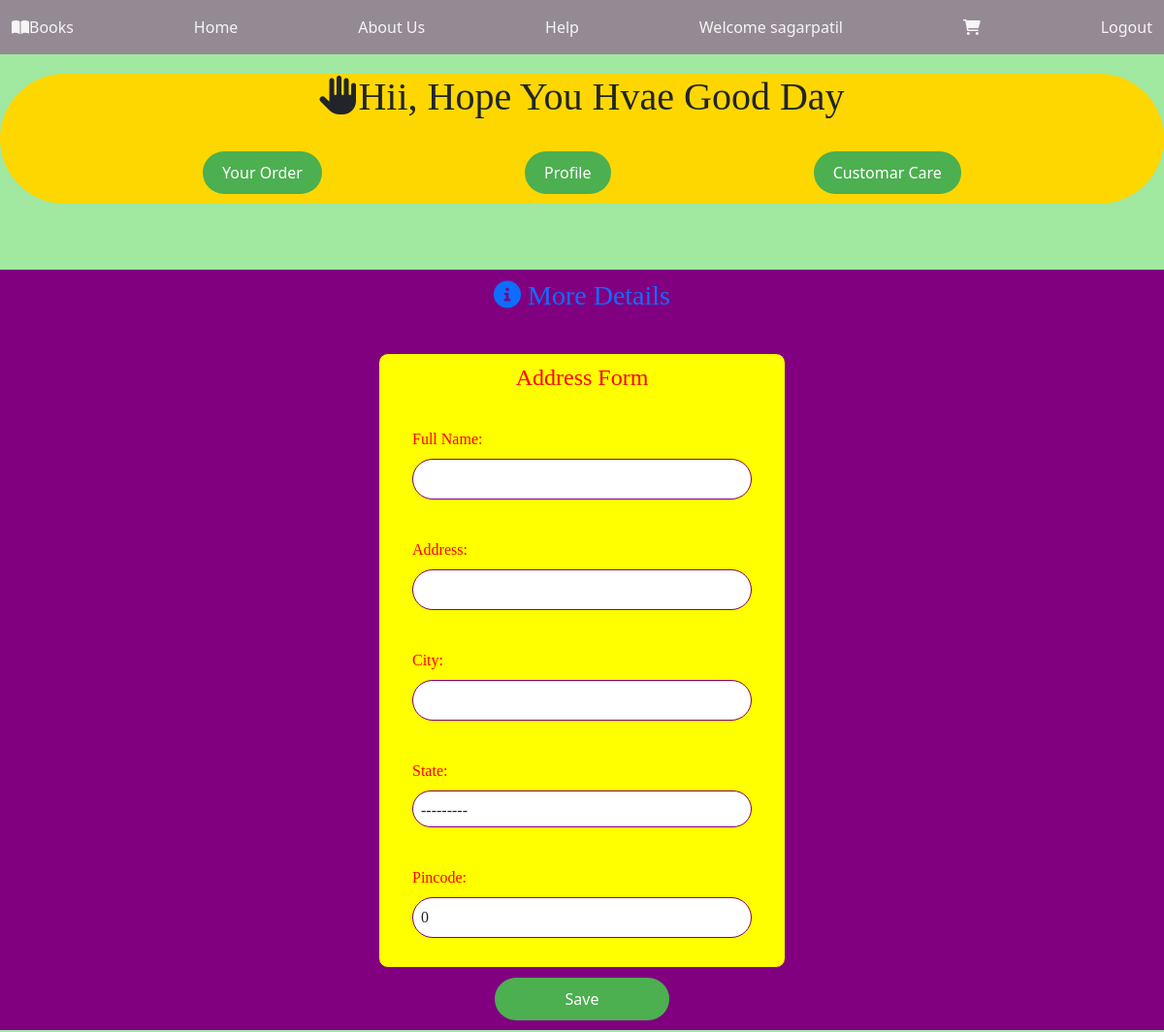
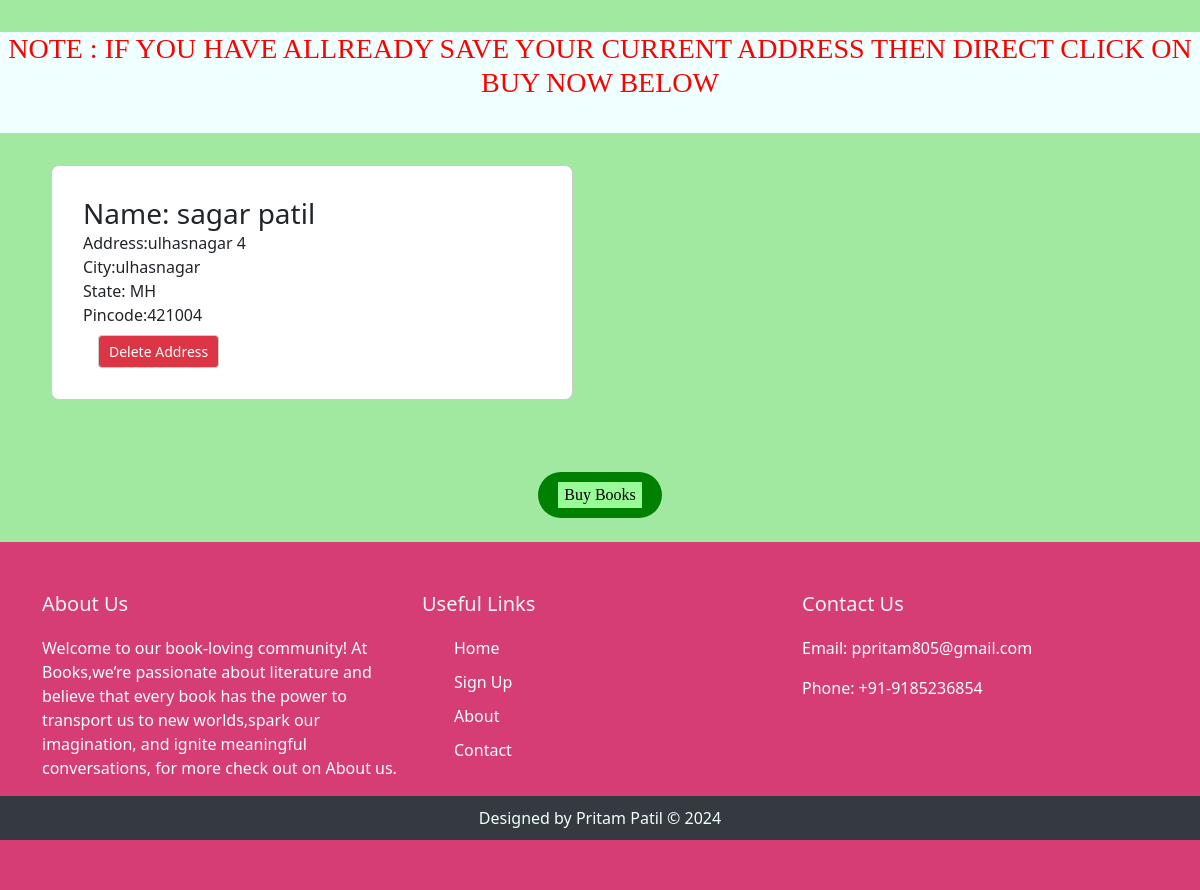
/adress (signed in), run on the app's committed database (2 pictures, top to bottom).
### suggestion/models.py (models this page shows, shortened)
class Customer(models.Model):
    STATE_CHOICES = [
        ('AP', 'Andhra Pradesh'),
        ('AR', 'Arunachal Pradesh'),
        ('AS', 'Assam'),
        ('BR', 'Bihar'),
        ('CT', 'Chhattisgarh'),
        ('GA', 'Goa'),
        ('GJ', 'Gujarat'),
        ('HR', 'Haryana'),
        ('HP', 'Himachal Pradesh'),
        ('JH', 'Jharkhand'),
        ('KA', 'Karnataka'),
        ('KL', 'Kerala'),
        ('MP', 'Madhya Pradesh'),
        ('MH', 'Maharashtra'),
        ('MN', 'Manipur'),
        ('ML', 'Meghalaya'),
        ('MZ', 'Mizoram'),
        ('NL', 'Nagaland'),
        ('OR', 'Odisha'),
        ('PB', 'Punjab'),
        ('RJ', 'Rajasthan'),
        ('SK', 'Sikkim'),
        ('TN', 'Tamil Nadu'),
        ('TG', 'Telangana'),
        ('TR', 'Tripura'),
        ('UP', 'Uttar Pradesh'),
        ('UK', 'Uttarakhand'),
        ('WB', 'West Bengal'),
        ('AN', 'Andaman and Nicobar Islands'),
        ('CH', 'Chandigarh'),
        ('DN', 'Dadra and Nagar Haveli and Daman and Diu'),
        ('DL', 'Delhi'),
        ('JK', 'Jammu and Kashmir'),
        ('LA', 'Ladakh'),
        ('LD', 'Lakshadweep'),
        ('PY', 'Puducherry'),
    ]
    user = models.ForeignKey(User, on_delete=models.CASCADE)  # we have created Many-to-one relationship i.e multiple order can be done by one user
    name = models.CharField(max_length=100)
    address = models.CharField(max_length=100)
    city = models.CharField(max_length=100)
    state = models.CharField(max_length=2, choices=STATE_CHOICES)
    pincode = models.IntegerField(
        default=0,
        blank=True,
        null=True,
    )

### suggestion/views.py (the view)
# urls.py: path('adress', v.address, name='address'),
def address(request):
    if request.method == 'POST':
        mf = CustomerForm(request.POST)
        if mf.is_valid():
            user = request.user
            name = mf.cleaned_data['name']
            address = mf.cleaned_data['address']
            city = mf.cleaned_data['city']
            state = mf.cleaned_data['state']
            pincode = mf.cleaned_data['pincode']
            Customer(user=user, name=name, address=address, city=city, state=state, pincode=pincode).save()
            return redirect('address')
    else:
        mf = CustomerForm()
        address = Customer.objects.filter(user=request.user)
    return render(request, 'suggestion/address.html', {'mf': mf, 'address': address})

### suggestion/forms.py
class CustomerForm(forms.ModelForm):
    class Meta:
        model = Customer
        fields=['name','address','city','state','pincode']
        labels ={'name':'Full Name'}
        widgets= {'name':forms.TextInput(attrs={'class':'form-control'}),
                  'address':forms.TextInput(attrs={'class':'form-control'}),
                  'city':forms.TextInput(attrs={'class':'form-control'}),
                  'state':forms.Select(attrs={'class':'form-control'}),
                  'pincode':forms.NumberInput(attrs={'class':'form-control'}),
                  }

### suggestion/templates/suggestion/address.html (shortened to what this page needs)
<!DOCTYPE html>
{% load static %}
<html lang="en">
<head>
    <link rel="stylesheet" href='{% static "suggestion/css/slp.css" %}'>
    <link rel="stylesheet" href='{% static "suggestion/css/bootstrap.css" %}'>
    <link rel="stylesheet" href='{% static "suggestion/css/font.css" %}'>
    <link rel="stylesheet" href="https://cdnjs.cloudflare.com/ajax/libs/font-awesome/6.5.1/css/all.min.css" >
    <link href="https://cdnjs.cloudflare.com/ajax/libs/twitter-bootstrap/5.3.0/css/bootstrap.min.css" rel="stylesheet">
<link href="https://cdnjs.cloudflare.com/ajax/libs/font-awesome/6.0.0-beta3/css/all.min.css" rel="stylesheet">
<link rel="stylesheet" href='{% static "suggestion/css/a.css" %}'>
</head>
<body class="colour">
    <div class="navbar">
        <a href="Book Suggestion"><i class="fa-solid fa-book-open"></i>Books</a>
        <a href="{% url 'Home' %}">Home</a>
        <a href="{% url 'about us' %}">About Us</a>
        <a href="{% url 'h' %}">Help</a>
        {% if request.user.is_authenticated %}
        <a href="{% url 'profile' %}">Welcome {{ request.user }}</a>
        <a href="{% url 'view_cart' %}"><i class="fa-solid fa-cart-shopping"></i></a>
        <a href="{% url 'logout' %}">Logout</a>
        {% else %}
        <a href="{% url 'login' %}">Log In</a>
        <a href="{% url 'signup' %}">Sign Up</a>
        {% endif %}
    </div>
    <div class="containerB">
        <h1><i class="fa-solid fa-hand"></i>Hii, Hope You Hvae Good Day </h1>
        <br>
        <div class="buttons">
            <a href="{% url 'view_cart' %}"><input type="button" value="Your Order"></a>
            <a href="{% url 'profile' %}"><input type="button" value="Profile"></a>
            <a href="{% url 'h' %}"><input type="button" value="Customar Care"></a>
        </div>
    </div>
    <br>
    <br>
    <div class="all">
        <div class="reg">
            <h3 class="text-primary"><i class="fa-solid fa-circle-info"></i> More Details</h3>
        </div>
        <br>
        <div class="form">
            <form action="" method="POST" novalidate>
                <div class="title">
                    <h4>Address Form</h4>
                </div>
                {% for f in mf %}
                <div class="form-group mr-4 ml-4 ">
                    {{f.label_tag}} {{f}} {{f.errors}}
                </div>
                {% endfor %}
        </div>
            <div class="text-center">
                <input type="submit" value="Save" class="btn btn-success register-button">
            </div>
    </div>
<br>
<div class="note"><h3 class="note">
    NOTE : IF YOU HAVE ALLREADY SAVE YOUR CURRENT ADDRESS THEN DIRECT CLICK ON BUY NOW BELOW <OPTION></OPTION>
</h3></div>
 <div class="col-sm-6">
    <div class="container">
        <div class="row">
            <div class="col-sm-12">
                {% for add in address %}
                <div class="card flex-md-row mb-4 box-shadow h-md-250 mt-4 ml-4 address-card">
                    <div class="card-body d-flex flex-column align-items-start">
                        <h3 class="mb-0">Name: {{add.name}}</h3>
                        <p class="card-text mb-auto">Address:{{add.address}} </p>
                        <p class="card-text mb-auto">City:{{add.city}} </p>
                        <p class="card-text mb-auto">State: {{add.state}} </p>
                        <p class="card-text mb-auto">Pincode:{{add.pincode}} </p>
                         <form action="{% url "deleteaddress" add.id %}" method="POST">
                            <div class="col-md-1 col-lg-1 col-xl-1 text-end">
                                <input type="submit" class="btn btn-danger btn-sm mt-2 delete-button" value="Delete Address">
                            </div>
                        </form>
                     </div>
                </div>
                {% endfor %}
            </div>
        </div>
    </div>
</div>
<br>
<br>
<div class="my-div">
    <a href="{% url 'Checkout' %}" class="my-link">
        <input type="button" value="Buy Books">
    </a>
</div>
    <br>
    <footer class="site-footer">
        <div class="container">
            <div class="row">
                <div class="col-lg-4 col-md-6">
                    <h3>About Us</h3>
                    <p>Welcome to our book-loving community! At Books,we’re passionate about literature and believe that every book has the power to transport us to new worlds,spark our imagination, and ignite meaningful conversations, for more check out on About us.</p>
                </div>
                <div class="col-lg-4 col-md-6">
                    <h3>Useful Links</h3>
                    <ul class="footer-links">
                        <li><a href="#">Home</a></li>
                        <li><a href="#">Sign Up</a></li>
                        <li><a href="#">About</a></li>
                        <li><a href="#">Contact</a></li>
                    </ul>
                </div>
                <div class="col-lg-4 col-md-12">
                    <h3>Contact Us</h3>
                    <p>Email: ppritam805@gmail.com</p>
                    <p>Phone: +91-9185236854</p>
                </div>
            </div>
        </div>
        <div class="footer-bottom">
            <div class="container">
                <div class="row">
                    <div class="col-md-12">
                        <p class="text-center">Designed by Pritam Patil &copy; 2024</p>
                    </div>
                </div>
            </div>
        </div>
    </footer>
</body>
</html>

### suggestion/static/suggestion/css/slp.css (style rules this page uses)
.colour { background-color: rgba(50, 205, 50, 0.455); background-size: contain; background-position: center center; }
.navbar { background-color: rgba(128, 0, 128, 0.408); padding: 10px; display: flex; justify-content: center; }
.navbar a { color: whitesmoke; text-decoration: none; padding: 8px 12px; }
.site-footer { background-color: rgba(224, 35, 111, 0.866); padding: 50px 0; width: 100vw; }
.site-footer h3 { color: whitesmoke; font-size: 20px; margin-bottom: 20px; }
.site-footer p { color: azure; }
.footer-links li { list-style: none; margin-bottom: 10px; color: azure; }
.footer-links a { color: azure; text-decoration: none; }
.footer-bottom { background-color: #343a40; padding: 10px 0; color: #fff; }
.footer-bottom p { margin-bottom: 0; }

### suggestion/static/suggestion/css/a.css (style rules this page uses)
.containerB { margin: 20px auto; width: 100%; text-align: center; border-radius: 100px; background-color: gold; }
.containerB h1 { font-family: cursive; }
.buttons { display: flex; justify-content: space-evenly; }
.buttons a { text-decoration: none; }
.buttons input[type="button"] { padding: 10px 20px; border: none; background-color: #4CAF50; color: white; font-size: 16px; cursor: pointer; transition: background-color 0.3s ease; border-radius: 100px; margin-bottom: 10px; }
.reg { padding: 10px; max-width: 42%; margin-left: 22px; text-align: center; margin-left: 29%; }
.reg h3 { font-family: cursive; }
.form-group { padding: 10px; margin: 10px; }
.register-button { border: 1px solid #ccc; padding: 10px 20px; margin-top: 10px; }
.address-card { border: 1px solid #ccc; border-radius: 8px; padding: 15px; margin-bottom: 20px; }
.delete-button { border: 1px solid #ccc; padding: 5px 10px; margin-top: 10px; }
.form { justify-content: center; margin-left: 32.5%; width: 35%; font-family: cursive; color: red; }
.form form { border: 1px solid purple; border-radius: 10px; background-color: yellow; }
.title { font-family: cursive; text-align: center; color: red; padding: 10px; border-radius: 100px; width: 50%; margin-left: 25%; }
.form input[type="text"], .form input[type="password"], .form input[type="email"], .form input[type="number"] { border: 1px solid purple; border-radius: 100px; padding: 8px; margin-bottom: 10px; display: block; }
.form select { border: 1px solid purple; border-radius: 100px; padding: 8px; margin-bottom: 10px; display: block; }
.all { width: 100%; background-color:purple; }
.text-center input { justify-content: space-between; border: none; background-color: #4CAF50; color: white; font-size: 16px; cursor: pointer; transition: background-color 0.3s ease; border-radius: 100px; margin-bottom: 10px; width: 15%; }
.my-div { text-align: center; font-family: cursive; color: green; }
.my-link { display: inline-block; text-decoration: none; background-color: green; padding: 10px 20px; border-radius: 100px; font-size: 16px; font-weight: bold; }
.my-link input[type="button"] { display: block; width: 100%; height: 100%; border: none; background-color: palegreen; cursor: pointer; }
.note { width: 100%; background-color: azure; text-align: center; }
.note h3 { font-family: cursive; color: red; margin-top: 10px; }

### data on the page
Customer: name "sagar patil", address "ulhasnagar 4", city "ulhasnagar", state "MH", pincode "421004"

### other printed values
{{ request.user }} "sagarpatil"
{{ f.label_tag }} "Full Name:" "Address:" "City:" "State:" "Pincode:"
